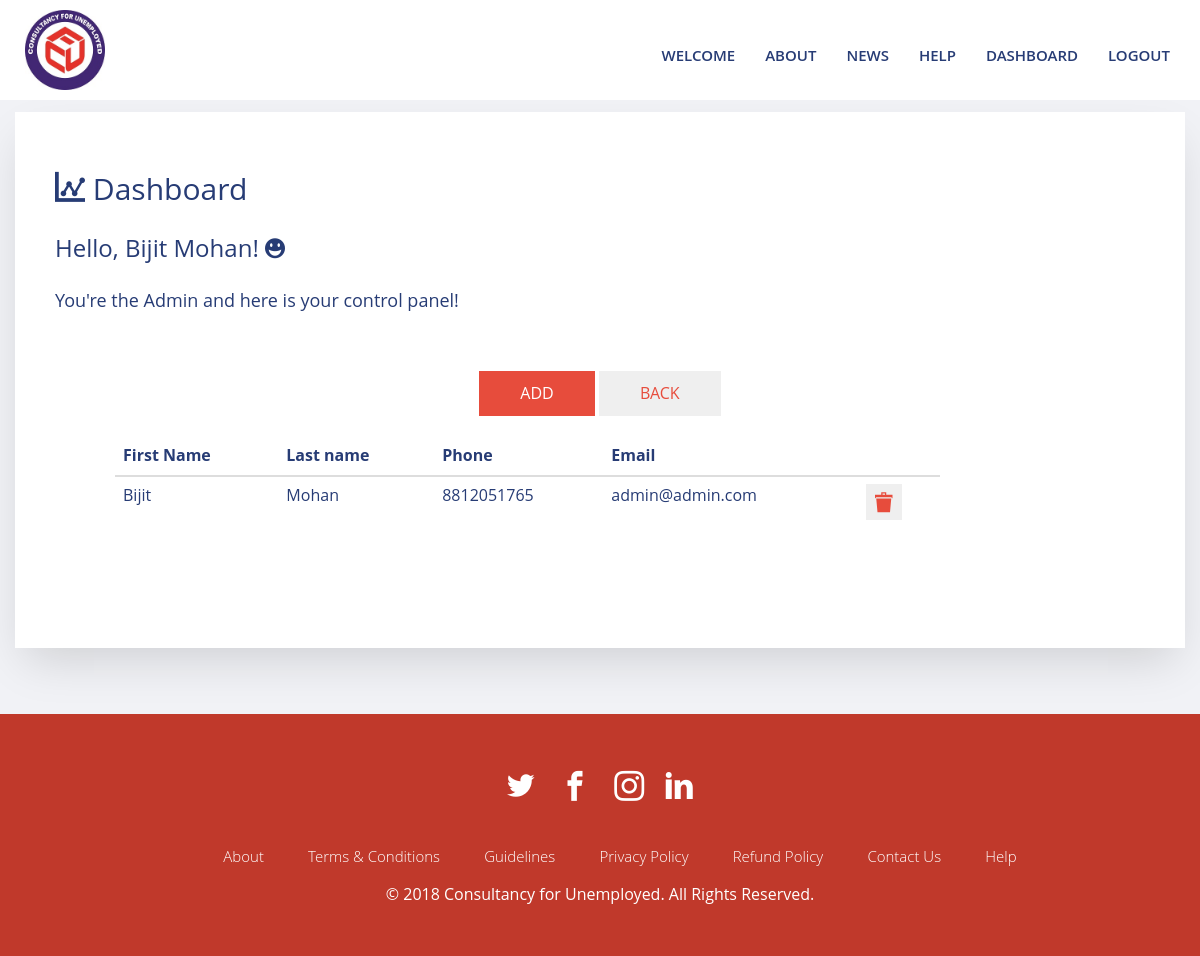
Page /admin_admins.php (signed in) on the committed database.
### tables this page shows
CREATE TABLE `users` (
  `user_id` int(11) NOT NULL,
  `user_type` varchar(100) NOT NULL,
  `fname` varchar(50) NOT NULL,
  `lname` varchar(50) NOT NULL,
  `ftname` varchar(50) NOT NULL,
  `email` varchar(200) NOT NULL,
  `phone` varchar(12) NOT NULL,
  `dob` date NOT NULL,
  `status` varchar(20) NOT NULL,
  `religion` varchar(20) NOT NULL,
  `caste` varchar(20) NOT NULL,
  `nationality` varchar(20) NOT NULL,
  `join_date` date NOT NULL,
  `password` varchar(500) NOT NULL,
  `gender` varchar(10) NOT NULL,
  `address` varchar(500) NOT NULL,
  `city` varchar(80) NOT NULL,
  `state` varchar(50) NOT NULL,
  `country` varchar(10) NOT NULL,
  `photo` varchar(200) NOT NULL,
  `exp` varchar(50) NOT NULL,
  `lang` varchar(100) NOT NULL,
  `terms` varchar(10) NOT NULL,
  `cv` varchar(200) NOT NULL,
  `reg_pay_status` varchar(50) NOT NULL,
  `reg_pay_txn` varchar(200) NOT NULL,
  `fin_pay_status` varchar(50) NOT NULL,
  `fin_pay_txn` varchar(200) NOT NULL
);

### admin_admins.php (the view, shortened to what this page needs)
<?php
include('db.php');
include('nav.php');
if(isset($_SESSION['user_id'])){
  $allusers = "SELECT * FROM users WHERE user_type='admin' ORDER BY fname";
    $result1 = mysqli_query($conn,$allusers) or die(mysqli_error($conn));
    $now = $_SESSION['user_id'];
  $profile_name = "SELECT * FROM users WHERE user_id='$now' AND user_type= 'admin'";
    $result2 = mysqli_query($conn,$profile_name) or die(mysqli_error($conn));
     $rows2 = mysqli_fetch_array($result2);
?>
    <section class="my-top-section probootstrap-bg-light" >
      <div class="container">
        <div class="row">
          <div class="col-md-12 probootstrap-form">
             <h2 > <span  class=" icon-stats-dots"></span> Dashboard</h2>
            <h3> Hello, <?php echo $rows2['fname'],' ',$rows2['lname']  ; ?>! <span class=" icon-happy2" style="font-size: 20px;"></span></h3>
            <h4> You're the Admin and here is your control panel!</h4>
      <div class="container">
        <div class="row">
          <div class="col-md-12">
            <div class="probootstrap-service-item ">
                    <div style="text-align:center;padding-bottom:20px">
    <a href="plus.php"><button  class="btn btn-primary">ADD</button></a>
       <a href="admin_dash.php"><button  class="btn ">BACK</button></a>
      </div>
                    <div class="table-responsive my-auto-table">
      <table class="table" style="width: 85%; ">
                <thead>
			<tr>
				<th>First Name</th>
				<th>Last name</th>
				<th>Phone</th>
				<th>Email</th>
				<th></th>
			</tr>
		</thead>
		<tbody>
		<?php
		while ($rows1 = mysqli_fetch_array($result1)){
			echo '<tr>
					<td>'.$rows1['fname'].'</td>
					<td>'.$rows1['lname'].'</td>
					<td>'.$rows1['phone'].'</td>
					<td>'.$rows1['email'].'</td>
					<td ><a href="delete.php?admin_id='.$rows1['user_id'].'" ><button class="icon-bin2" style="border:none; font-size: 20px; padding: 8px"></button></a></td>
				</tr>';
		}
            ?>
            	</tbody>
      </table>
    </div>
            </div>
          </div>
        </div>
      </div>
          </div>
        </div>
      </div>
    </section>
    <?php
}else{
    http_response_code(404);
    include('403forbidden.php');
}
include('footer.php');
?>

### css/mystyle.css (style rules this page uses)
.my-top-section { position: relative; background: #f1f2f6; padding: 7em 0 1em 0; }
.my-auto-table { height: 500px auto; overflow-y: auto; }

### rows in the picture
users: fname "Bijit", lname "Mohan", phone "8812051765", email "admin@admin.com"
